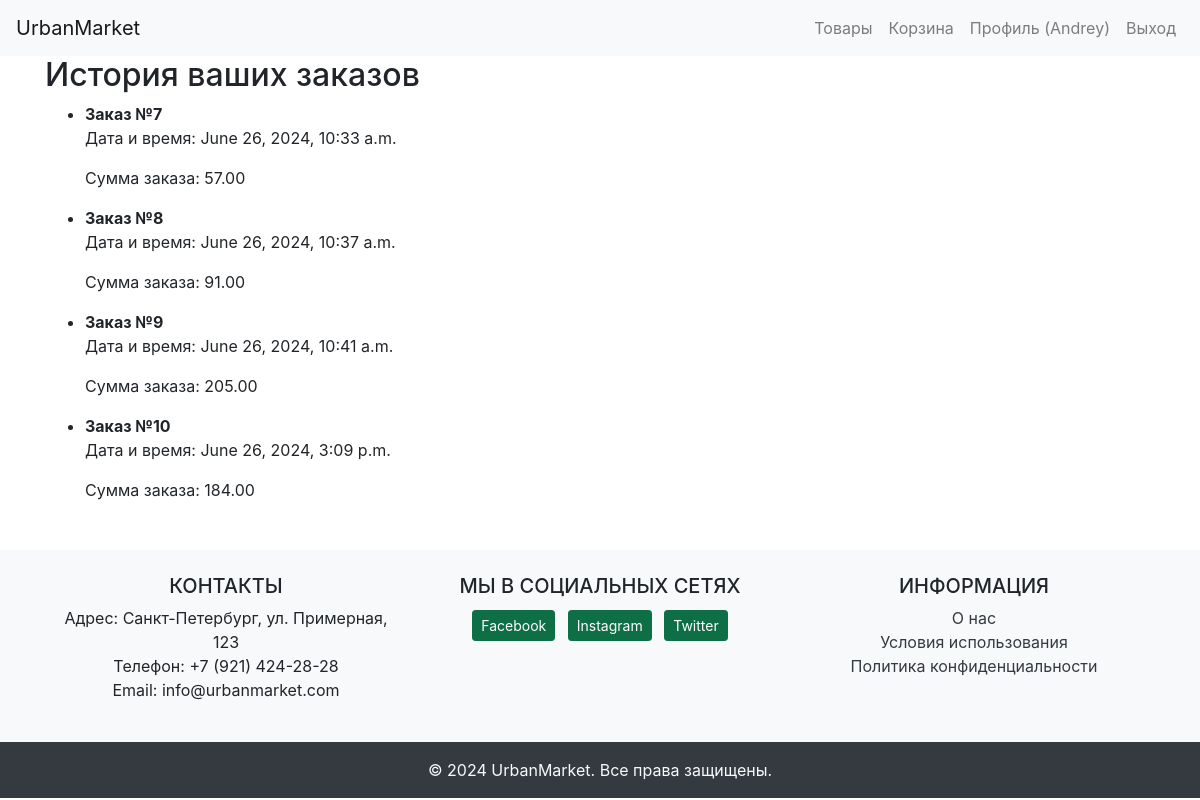
/profile/order_history/ (signed in), run on the app's committed database.
### shop/models.py (models this page shows, shortened)
class Order(models.Model):
    user = models.ForeignKey(User, on_delete=models.CASCADE)
    items = models.ManyToManyField(CartItem)
    total_cost = models.DecimalField(max_digits=10, decimal_places=2)
    created_at = models.DateTimeField(auto_now_add=True)
    updated_at = models.DateTimeField(auto_now=True)

### shop/views.py (the view)
# urls.py: path('profile/order_history/', views.order_history, name='order_history'),
@login_required
def order_history(request: HttpRequest) -> HttpResponse:
    orders = Order.objects.filter(user=request.user)
    return render(request, 'order_history.html', {'orders': orders})

### shop/templates/order_history.html (shortened to what this page needs)
{% extends 'base.html' %}
{% block content %}
    <h2>История ваших заказов</h2>
    <ul>
        {% for order in orders %}
            <li>
                <strong>Заказ №{{ order.id }}</strong>
                <p>Дата и время: {{ order.created_at }}</p>
                <p>Сумма заказа: {{ order.total_cost }}</p>
            </li>
        {% empty %}
            <li>У вас пока нет заказов.</li>
        {% endfor %}
    </ul>
{% endblock %}

### shop/templates/base.html (shortened to what this page needs)
{% load static %}
<!DOCTYPE html>
<html lang="en">
<head>
    <link rel="stylesheet" href="https://stackpath.bootstrapcdn.com/bootstrap/4.5.2/css/bootstrap.min.css">
    <link rel="stylesheet" href="{% static 'css/styles.css' %}">
</head>
<body>
    <nav class="navbar navbar-expand-lg navbar-light bg-light">
        <a class="navbar-brand" href="{% url 'home' %}">UrbanMarket</a>
        <div class="collapse navbar-collapse" id="navbarNav">
            <ul class="navbar-nav ml-auto">
                <li class="nav-item">
                    <a class="nav-link" href="{% url 'product_list' %}">Товары</a>
                </li>
                <li class="nav-item">
                    <a class="nav-link" href="{% url 'cart_detail' %}">Корзина</a>
                </li>
                {% if user.is_authenticated %}
                    <li class="nav-item">
                        <a class="nav-link" href="{% url 'profile' %}">Профиль ({{ user.username }})</a>
                    </li>
                    <li class="nav-item">
                        <a class="nav-link" href="{% url 'logout' %}">Выход</a>
                    </li>
                {% endif %}
            </ul>
        </div>
    </nav>
    <div class="container">
        {% block content %}
        {% endblock %}
    </div>
    <footer class="bg-light text-center text-lg-start mt-5">
        <div class="container p-4">
            <div class="row">
                <div class="col-lg-4 col-md-6 mb-4 mb-md-0">
                    <h5 class="text-uppercase">Контакты</h5>
                    <p>
                        Адрес: Санкт-Петербург, ул. Примерная, 123<br>
                        Телефон: +7 (921) 424-28-28<br>
                        Email: info@urbanmarket.com
                    </p>
                </div>
                <div class="col-lg-4 col-md-6 mb-4 mb-md-0">
                    <h5 class="text-uppercase">Мы в социальных сетях</h5>
                    <a href="#" class="btn btn-primary btn-sm m-1" role="button"> Facebook</a>
                    <a href="#" class="btn btn-primary btn-sm m-1" role="button"> Instagram</a>
                    <a href="#" class="btn btn-primary btn-sm m-1" role="button"> Twitter</a>
                </div>
                <div class="col-lg-4 col-md-12 mb-4 mb-md-0">
                    <h5 class="text-uppercase">Информация</h5>
                    <ul class="list-unstyled mb-0">
                        <li>
                            <a href="https://github.com/SergeySadykovN/" class="text-dark">О нас</a>
                        </li>
                        <li>
                            <a href="https://github.com/SergeySadykovN/" class="text-dark">Условия использования</a>
                        </li>
                        <li>
                            <a href="https://github.com/SergeySadykovN/" class="text-dark">Политика конфиденциальности</a>
                        </li>
                    </ul>
                </div>
            </div>
        </div>
        <div class="text-center p-3 bg-dark text-light">
            &copy; 2024 UrbanMarket. Все права защищены.
        </div>
    </footer>
</body>
</html>

### shop/static/css/styles.css (style rules this page uses)
.navbar { background-color: #ffffff; }
.navbar-brand, .nav-link { color: #1E3E21; }
.btn-primary { background-color: #0e6e45; border-color: #0e6e45; }

### data on the page
Order: id "7", created_at "June 26, 2024, 10:33 a.m.", total_cost "57.00"
Order: id "8", created_at "June 26, 2024, 10:37 a.m.", total_cost "91.00"
Order: id "9", created_at "June 26, 2024, 10:41 a.m.", total_cost "205.00"
Order: id "10", created_at "June 26, 2024, 3:09 p.m.", total_cost "184.00"

### other printed values
{{ user.username }} "Andrey"
